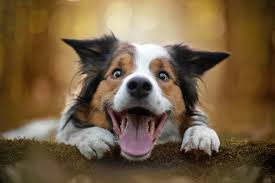
//> input picture 5_playing_with_image_arrays/assets/dog.jpeg, 275 x 183 px
$ ./main   (built with g++ and OpenCV 4)
//> lines starting //> are read from the running program, lines starting //| are printed output that depends on the picture
// [19 lines of licence text are left out]

#include <iostream>
#include <opencv2/highgui.hpp>
#include <opencv2/imgcodecs.hpp>
#include <opencv2/imgproc.hpp>

using namespace std;

int main(){
    // reading image and storing it in Mat format
    cv::Mat image = cv::imread("./assets/dog.jpeg", cv::IMREAD_GRAYSCALE);
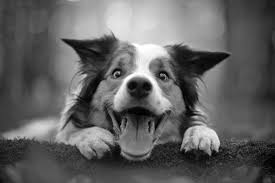
//> image: 183 rows x 275 cols, CV_8UC1; min 0, max 255, mean 97.6

    // storing the dimensions of the image
    int height = image.cols;
//> height = 275
    int width = image.rows;
//> width = 183

    // get the x and y axis values for translation so that the image can be moved in both directions
    float tx = float(width) / 4;
//> tx = 45.75
    float ty = float(height) / 4;
//> ty = 68.75

    cv::Mat img2 = cv::Mat::zeros(cv::Size(height, width), CV_8UC1);

    // create the translation matrix using tx and ty
    float warp_values[] = { 1.0, 0.0, tx, 0.0, 1.0, ty };
//> warp_values = [1, 0, 45.75, 0, 1, 68.75]
    cv::Mat translation_matrix = cv::Mat(2, 3, CV_32F, warp_values);
//> translation_matrix = [[1, 0, 45.75], [0, 1, 68.75]]
    cout << translation_matrix;
//| [1, 0, 45.75;
//|  0, 1, 68.75]

    // save the resulting image in translated_image matrix
    cv::Mat translated_image;

    // apply affine transformation to the original image using the translation matrix
    cv::warpAffine(image, translated_image, translation_matrix, image.size());
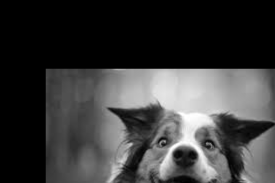
//> translated_image: 183 rows x 275 cols, CV_8UC1; min 0, max 255, mean 59.7

    for(int r = 0; r < height - ty; r++)
    {
        for(int c = 0; c < width - tx; c++)
        {
            img2.at<uchar>(c, r) = image.at<uchar>(c + tx, r + ty);
        }
    }
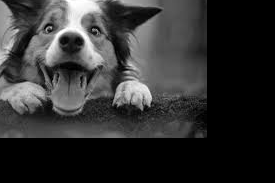
//> img2: 183 rows x 275 cols, CV_8UC1; min 0, max 255, mean 49.5

    // display the original and the Translated images
    cv::imshow("Translated image", translated_image);
    cv::imshow("Translated Image Version", img2);
    cv::imshow("Original image", image);
    cv::waitKey(0);

    return 0;
}
